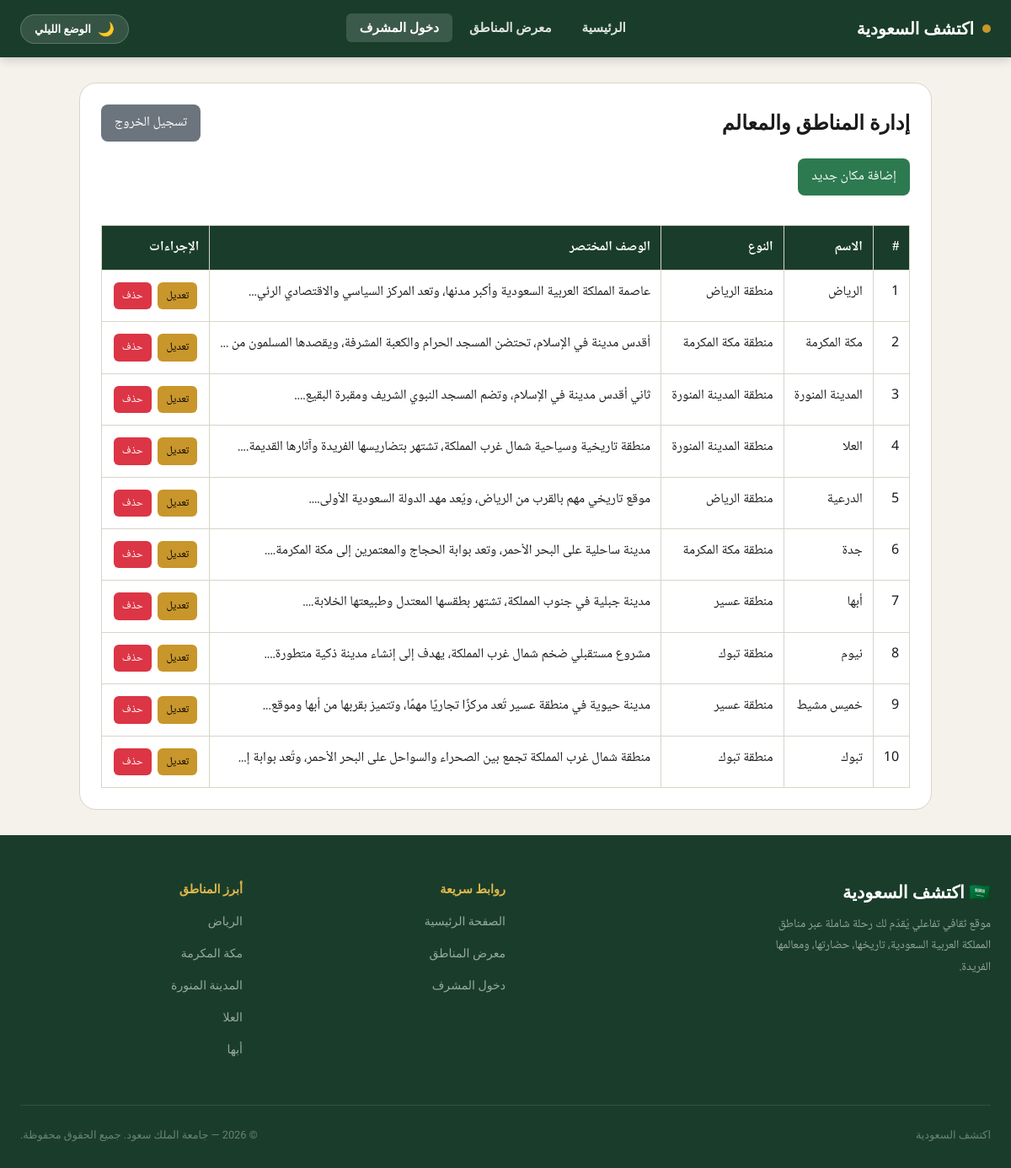
Screenshot of /admin/dashboard.php (signed in) with the database file from the repository.
### tables this page shows
CREATE TABLE `places` (
  `id` int(11) NOT NULL,
  `name` varchar(100) NOT NULL,
  `type` varchar(50) NOT NULL,
  `description` text NOT NULL,
  `quick_info` text DEFAULT NULL,
  `historical_info` text NOT NULL,
  `cultural_info` text NOT NULL,
  `landmarks` text NOT NULL,
  `main_image` varchar(260) NOT NULL,
  `extra_image1` varchar(260) DEFAULT NULL,
  `extra_image2` varchar(260) DEFAULT NULL,
  `extra_image3` varchar(260) DEFAULT NULL
);

### admin/dashboard.php (the view, shortened to what this page needs)
<?php
include __DIR__ . '/../includes/header.php';
require_once __DIR__ . '/../includes/db.php';
$result = mysqli_query($conn, "SELECT * FROM places ORDER BY id ASC");
?>
<div class="container pt-nav">
    <div class="admin-container">
        <div style="display: flex; justify-content: space-between; align-items: center; flex-wrap: wrap;">
            <h2>إدارة المناطق والمعالم</h2>
            <a href="logout.php" class="logout-btn">تسجيل الخروج</a>
        </div>
        <div style="margin: 20px 0;">
            <a href="add_content.php" class="btn-add">إضافة مكان جديد</a>
        </div>
        <table class="admin-table">
            <thead>
                <tr><th>#</th><th>الاسم</th><th>النوع</th><th>الوصف المختصر</th><th>الإجراءات</th></tr>
            </thead>
            <tbody>
            <?php while ($row = mysqli_fetch_assoc($result)): ?>
                <tr>
                    <td><?= $row['id'] ?></td>
                    <td><?= htmlspecialchars($row['name']) ?></td>
                    <td><?= htmlspecialchars($row['type']) ?></td>
                    <td><?= htmlspecialchars(mb_substr($row['description'], 0, 80)) ?>...</td>
                    <td>
                        <a href="update_content.php?id=<?= $row['id'] ?>" class="btn-sm btn-edit">تعديل</a>
                        <a href="delete.php?id=<?= $row['id'] ?>" class="btn-sm btn-delete" onclick="return confirm('هل أنت متأكد من الحذف؟')"> حذف</a>
                    </td>
                </tr>
            <?php endwhile; ?>
            </tbody>
        </table>
    </div>
</div>
<?php include __DIR__ . '/../includes/footer.php'; ?>

### style.css (style rules this page uses)
:root { --green-dark: #1a3d2b; --green-mid: #246b46; --green-main: #2d7a50; --green-light: #3da36a; --gold: #c8962a; --gold-light: #e0b84a; --bg: #f5f2eb; --bg-alt: #edeae0; --surface: #ffffff; --surface-2: #f0ede4; --border: #d8d4c8; --shadow: rgba(0,0,0,0.10); --shadow-lg: rgba(0,0,0,0.18); --text-primary: #1a1a1a; --text-secondary: #4a4a4a; --text-muted: #7a7a7a; --font-display: 'Tajawal', sans-serif; --font-body: 'Noto Naskh Arabic', serif; --nav-h: 68px; --container: 1200px; --radius-sm: 6px; --radius-md: 12px; --radius-lg: 20px; --radius-xl: 32px; --transition: 0.3s cubic-bezier(0.4, 0, 0.2, 1); }
*, *::before, *::after { box-sizing: border-box; margin: 0; padding: 0; }
html { direction: rtl; scroll-behavior: smooth; }
body { font-family: var(--font-body); background-color: var(--bg); color: var(--text-primary); line-height: 1.75; min-height: 100vh; display: flex; flex-direction: column; transition: background-color var(--transition), color var(--transition); }
a { text-decoration: none; color: inherit; }
h1,h2,h3,h4,h5,h6 { font-family: var(--font-display); font-weight: 800; line-height: 1.25; color: var(--text-primary); }
.container { max-width: var(--container); margin: 0 auto; padding: 0 24px; }
.pt-nav { padding-top: var(--nav-h); }
.btn-sm { padding: 7px 16px; font-size: 0.85rem; }

### admin/dashboard.php (style rules this page uses)
.admin-container { max-width: 1200px; margin: 30px auto; background: var(--surface); padding: 25px; border-radius: var(--radius-lg); border: 1px solid var(--border); }
.admin-table { width: 100%; border-collapse: collapse; margin-top: 20px; }
.admin-table th, .admin-table td { border: 1px solid var(--border); padding: 12px; text-align: right; vertical-align: top; }
.admin-table th { background: var(--green-dark); color: white; }
.btn-sm { display: inline-block; padding: 5px 10px; margin: 2px; border-radius: 6px; text-decoration: none; font-size: 0.8rem; }
.btn-edit { background: var(--gold); color: #000; }
.btn-delete { background: #dc3545; color: white; }
.btn-add { background: var(--green-main); color: white; padding: 8px 16px; border-radius: 8px; text-decoration: none; display: inline-block; margin-bottom: 15px; }
.logout-btn { background: #6c757d; color: white; padding: 8px 16px; border-radius: 8px; text-decoration: none; float: left; }

### rows the page displays
places: id "1", name "الرياض", type "منطقة الرياض", description "عاصمة المملكة العربية السعودية وأكبر مدنها، وتعد المركز السياسي والاقتصادي الرئي"
places: id "2", name "مكة المكرمة", type "منطقة مكة المكرمة", description "أقدس مدينة في الإسلام، تحتضن المسجد الحرام والكعبة المشرفة، ويقصدها المسلمون من"
places: id "3", name "المدينة المنورة", type "منطقة المدينة المنورة", description "ثاني أقدس مدينة في الإسلام، وتضم المسجد النبوي الشريف ومقبرة البقيع."
places: id "4", name "العلا", type "منطقة المدينة المنورة", description "منطقة تاريخية وسياحية شمال غرب المملكة، تشتهر بتضاريسها الفريدة وآثارها القديمة."
places: id "5", name "الدرعية", type "منطقة الرياض", description "موقع تاريخي مهم بالقرب من الرياض، ويُعد مهد الدولة السعودية الأولى."
places: id "6", name "جدة", type "منطقة مكة المكرمة", description "مدينة ساحلية على البحر الأحمر، وتعد بوابة الحجاج والمعتمرين إلى مكة المكرمة."
places: id "7", name "أبها", type "منطقة عسير", description "مدينة جبلية في جنوب المملكة، تشتهر بطقسها المعتدل وطبيعتها الخلابة."
places: id "8", name "نيوم", type "منطقة تبوك", description "مشروع مستقبلي ضخم شمال غرب المملكة، يهدف إلى إنشاء مدينة ذكية متطورة."
places: id "9", name "خميس مشيط", type "منطقة عسير", description "مدينة حيوية في منطقة عسير تُعد مركزًا تجاريًا مهمًا، وتتميز بقربها من أبها وموقع"
places: id "10", name "تبوك", type "منطقة تبوك", description "منطقة شمال غرب المملكة تجمع بين الصحراء والسواحل على البحر الأحمر، وتُعد بوابة إ"
